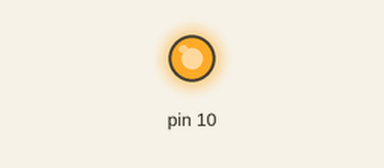
This sketch was run on a simulated Arduino Uno, built with avr-gcc and run on an emulated ATmega328P. Shown: output pins drawn as LEDs (lit = HIGH). What the sketch prints to the serial monitor is not drawn.

Above: at 0.4 s.
Timing chart, 0 to 1.9 s (numbered marks = the images above):
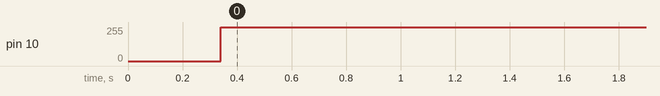

The sketch:

WIZ_chip_test.ino
```cpp
#include <SPI.h>

  inline static void initSS()    { DDRB  |=  _BV(2); };
  inline static void setSS()     { PORTB &= ~_BV(2); };
  inline static void resetSS()   { PORTB |=  _BV(2); };

uint8_t chipID;
uint8_t result;


void setup() {
  Serial.begin(9600);
    Serial.println("WIZ_chip_TEST");

  // start the SPI library:
    delay(300);
    initSS();
    SPI.begin();

    chipID = SPIread(0x0039, 0);
    Serial.print("chipID=");
    Serial.println(chipID);

    result = SPIread(0x00, 0);
    Serial.print("mode Register chipID=");
    Serial.println(result,BIN);

    Serial.print("GW_IP = ");
    for(uint16_t i=0;i<4;i++){
      result = SPIread(1+i, 0);
      Serial.print(result);
      Serial.print(".");
    }
    Serial.println();

//set myIP
    //for(uint16_t i=0;i<4;i++){
      result = SPIwrite(0x0F+0, 0x04, 192);
      result = SPIwrite(0x0F+1, 0x04, 168);
      result = SPIwrite(0x0F+2, 0x04, 115);
      result = SPIwrite(0x0F+3, 0x04, 177);

    //  Serial.print(result);
    //  Serial.print(".");
    //}

//read myIP
    Serial.print("MY_IP = ");
    for(uint16_t i=0;i<4;i++){
      result = SPIread(0x0F+i, 0);
      Serial.print(result);
      Serial.print(".");
    }
    Serial.println();


}

uint8_t SPIwrite(uint16_t _addr, uint8_t _cb, uint8_t _data)
{
    setSS();
    SPI.transfer(_addr >> 8);
    SPI.transfer(_addr & 0xFF);
    SPI.transfer(_cb);
    SPI.transfer(_data);
    resetSS();
    return 1;
}

uint8_t SPIread(uint16_t _addr, uint8_t _cb)
{
    setSS();
    SPI.transfer(_addr >> 8);
    SPI.transfer(_addr & 0xFF);
    SPI.transfer(_cb);
    uint8_t _data = SPI.transfer(0);
    resetSS();

    return _data;
}

void loop(){

}
```

Measured:
- by itself, pin 10: 0/255 → 255/255 at 0.34 s
